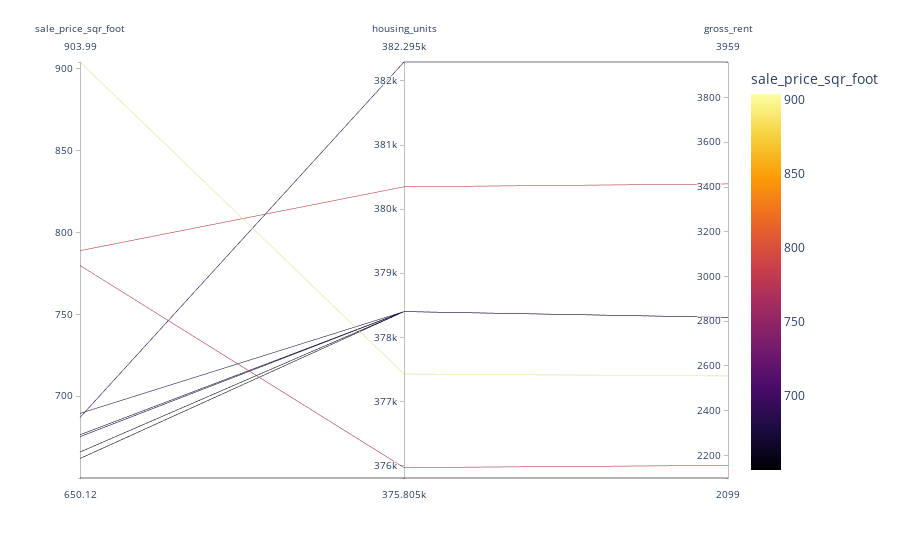

Notebook code cell kept with this figure:
### Code cell
parallel_coordinates()

### Figure 1 — Plotly figure (JSON) as saved in the notebook; plotly's stock layout.template omitted (floating-point values rounded to 4 significant figures)
{"data": [{"dimensions": [{"label": "sale_price_sqr_foot", "values": [904.0, 788.8, 779.8, 689.6, 687.1, 676.5, 675.4, 666.0, 662.0, 650.1]}, {"label": "housing_units", "values": [377400.0, 380348, 376000.0, 378401, 382295, 378401, 378401, 378401, 378401, 375805]}, {"label": "gross_rent", "values": [2555.0, 3414, 2155.0, 2817.0, 3959, 2817.0, 2817.0, 2817.0, 2817.0, 2099]}], "domain": {"x": [0, 1], "y": [0, 1]}, "line": {"color": [904.0, 788.8, 779.8, 689.6, 687.1, 676.5, 675.4, 666.0, 662.0, 650.1], "coloraxis": "coloraxis"}, "name": "", "type": "parcoords"}], "layout": {"coloraxis": {"colorbar": {"title": {"text": "sale_price_sqr_foot"}}, "colorscale": [[0, "#000004"], [0.1111, "#1b0c41"], [0.2222, "#4a0c6b"], [0.3333, "#781c6d"], [0.4444, "#a52c60"], [0.5556, "#cf4446"], [0.6667, "#ed6925"], [0.7778, "#fb9b06"], [0.8889, "#f7d13d"], [1, "#fcffa4"]]}, "legend": {"tracegroupgap": 0}, "margin": {"t": 60}}}
